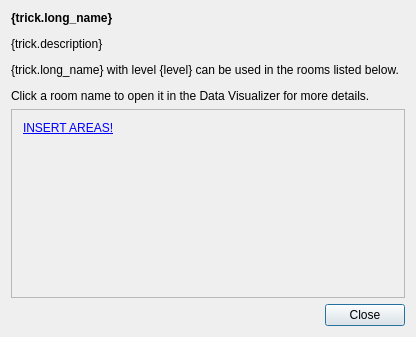
<?xml version="1.0" encoding="UTF-8"?>
<ui version="4.0">
 <class>TrickDetailsPopup</class>
 <widget class="QDialog" name="TrickDetailsPopup">
  <property name="geometry">
   <rect>
    <x>0</x>
    <y>0</y>
    <width>416</width>
    <height>337</height>
   </rect>
  </property>
  <property name="sizePolicy">
   <sizepolicy hsizetype="Preferred" vsizetype="Fixed">
    <horstretch>0</horstretch>
    <verstretch>0</verstretch>
   </sizepolicy>
  </property>
  <property name="maximumSize">
   <size>
    <width>16777215</width>
    <height>16777215</height>
   </size>
  </property>
  <property name="windowTitle">
   <string>Item Configuration</string>
  </property>
  <layout class="QVBoxLayout" name="verticalLayout">
   <item>
    <widget class="QLabel" name="title_label">
     <property name="text">
      <string>&lt;html&gt;&lt;head/&gt;&lt;body&gt;&lt;p&gt;&lt;span style=&quot; font-weight:600;&quot;&gt;{trick.long_name}&lt;/span&gt;&lt;/p&gt;&lt;p&gt;{trick.description}&lt;/p&gt;&lt;p&gt;{trick.long_name} with level {level} can be used in the rooms listed below.&lt;/p&gt;&lt;p&gt;Click a room name to open it in the Data Visualizer for more details.&lt;/p&gt;&lt;/body&gt;&lt;/html&gt;</string>
     </property>
     <property name="wordWrap">
      <bool>true</bool>
     </property>
     <property name="openExternalLinks">
      <bool>true</bool>
     </property>
    </widget>
   </item>
   <item>
    <widget class="QScrollArea" name="scroll_area">
     <property name="widgetResizable">
      <bool>true</bool>
     </property>
     <widget class="QWidget" name="scroll_area_contents">
      <property name="geometry">
       <rect>
        <x>0</x>
        <y>0</y>
        <width>396</width>
        <height>191</height>
       </rect>
      </property>
      <layout class="QVBoxLayout" name="verticalLayout_2">
       <item>
        <widget class="QLabel" name="area_list_label">
         <property name="text">
          <string>&lt;html&gt;&lt;head/&gt;&lt;body&gt;&lt;p&gt;&lt;a href=&quot;data-editor://World/Area&quot;&gt;INSERT AREAS!&lt;/a&gt;&lt;/p&gt;&lt;/body&gt;&lt;/html&gt;</string>
         </property>
         <property name="alignment">
          <set>Qt::AlignLeading|Qt::AlignLeft|Qt::AlignTop</set>
         </property>
         <property name="wordWrap">
          <bool>true</bool>
         </property>
        </widget>
       </item>
      </layout>
     </widget>
    </widget>
   </item>
   <item>
    <widget class="QDialogButtonBox" name="button_box">
     <property name="standardButtons">
      <set>QDialogButtonBox::Close</set>
     </property>
    </widget>
   </item>
  </layout>
 </widget>
 <layoutdefault spacing="6" margin="11"/>
 <resources/>
 <connections/>
</ui>
